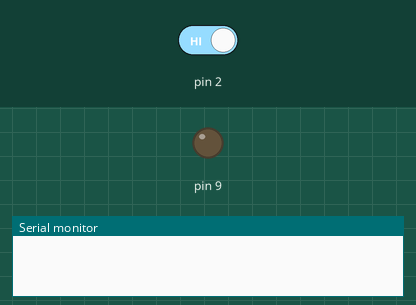
Simulated run of this sketch. Board: Arduino Uno, built with avr-gcc and run on an emulated ATmega328P. Shown: output pins drawn as LEDs (lit = HIGH), the last lines printed to the serial monitor. The inputs (shaded band) are chosen by the test bench; at power-on: pin 2 HIGH.

Above: at 1.2 s.
1.3 s: pin 2 driven LOW
At 2.5 s:
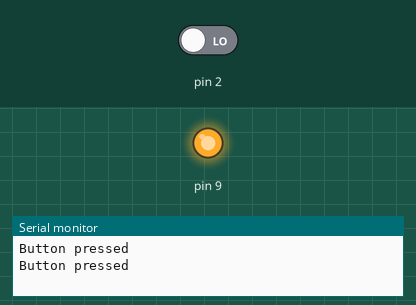
2.8 s: pin 2 driven HIGH
At 4.4 s:
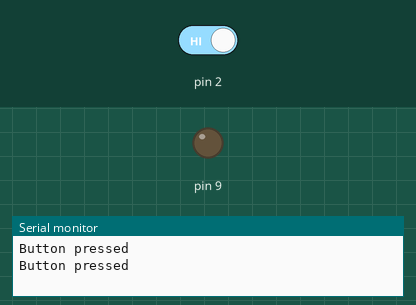
Timing chart, 0 to 5.9 s (numbered marks = the images above; inputs shaded):
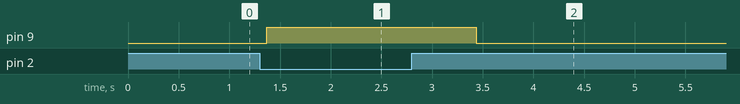

Measured:
- after the input at 1.3 s, pin 9: LOW → HIGH after 0.07 s
- after the input at 2.8 s, pin 9: HIGH → LOW after 0.64 s

The sketch:

ir_send.ino
```cpp
#include <IRLibAll.h>

IRsend mySender;

void setup() {
  Serial.begin(9600);
  pinMode(2,INPUT);
  pinMode(9,OUTPUT);
}

void loop() {
  int i;
  while(1)
  {
   i=digitalRead(2);
   if (i==0)
   {
    mySender.send(RC6,0xc0000c, 24);
     Serial.println("Button pressed");
    digitalWrite(9,1);
    delay(1000);

   }
   else
   {
    digitalWrite(9,0);
    }


   }

  }
```
